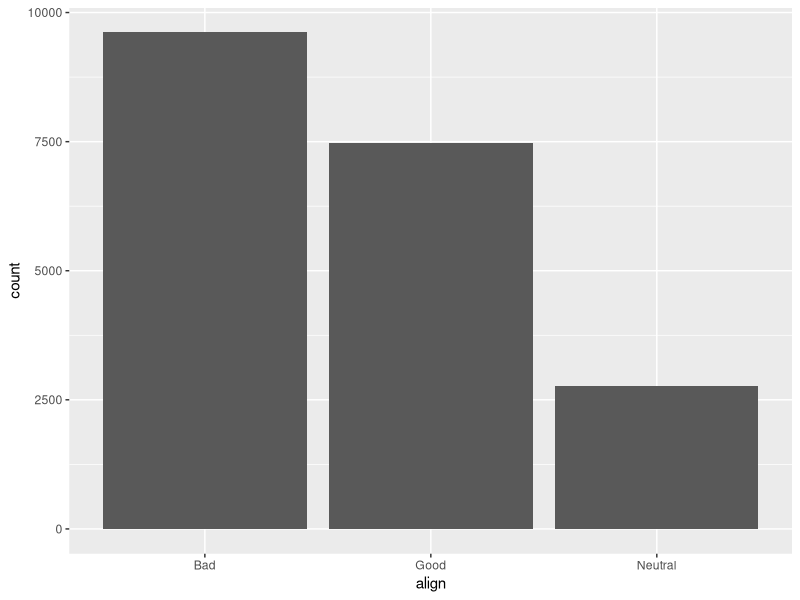
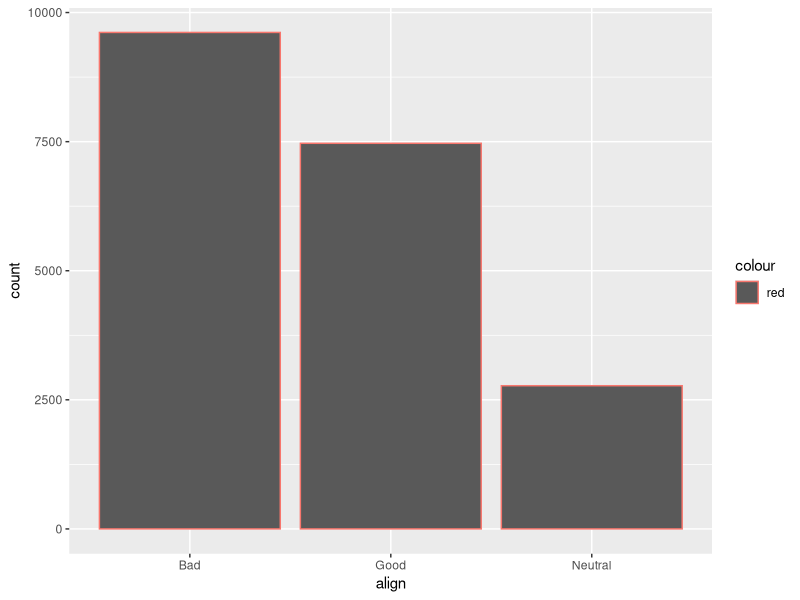
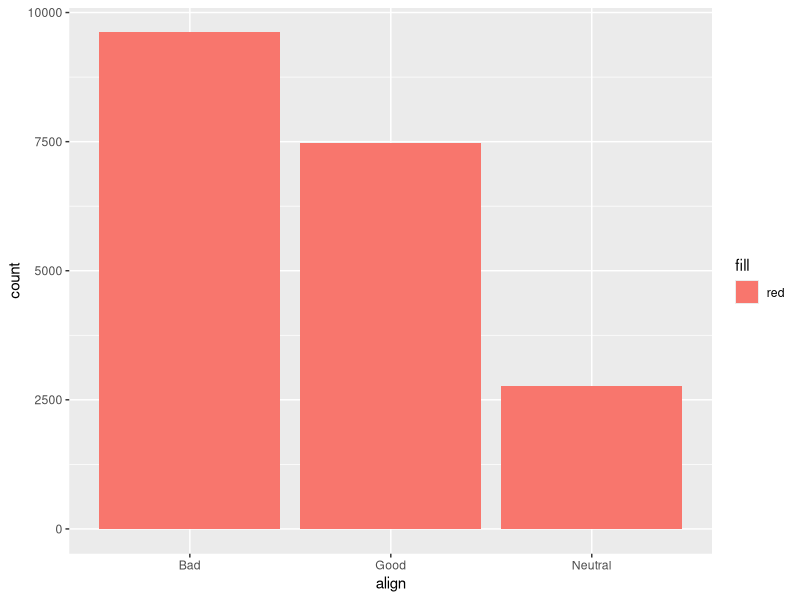
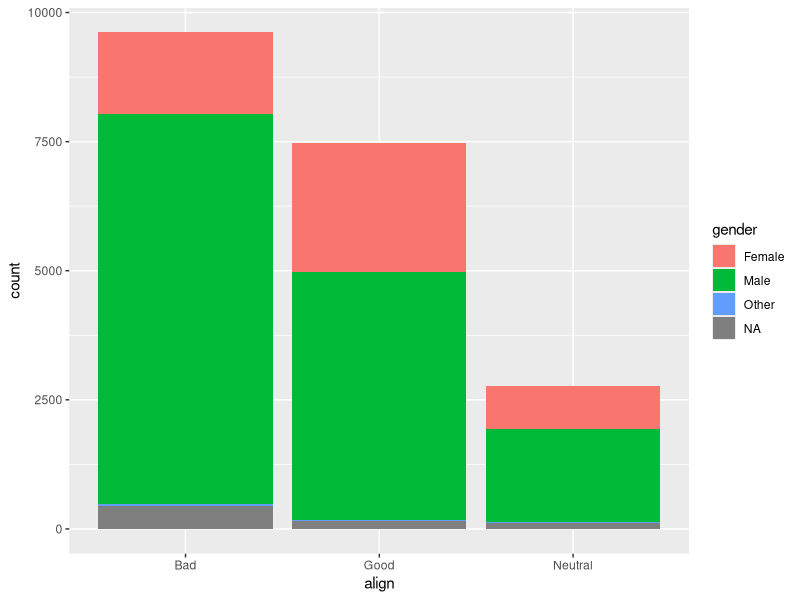
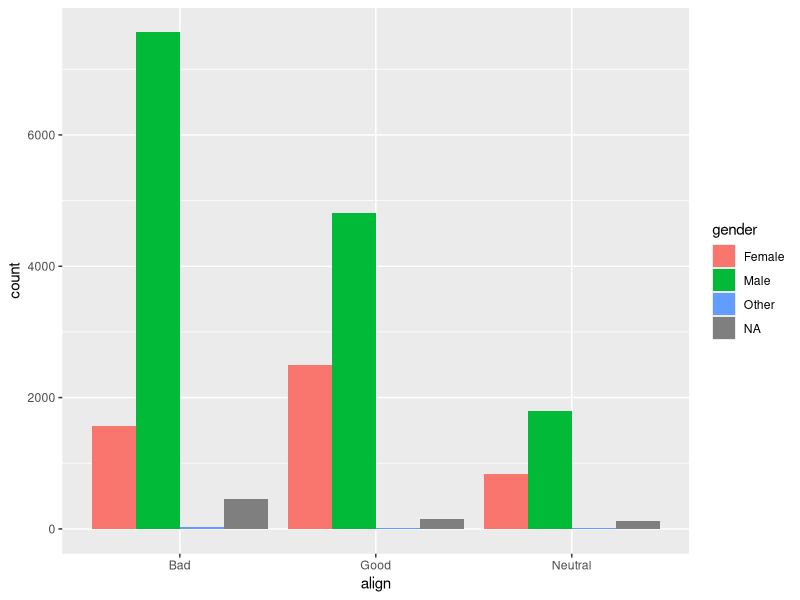
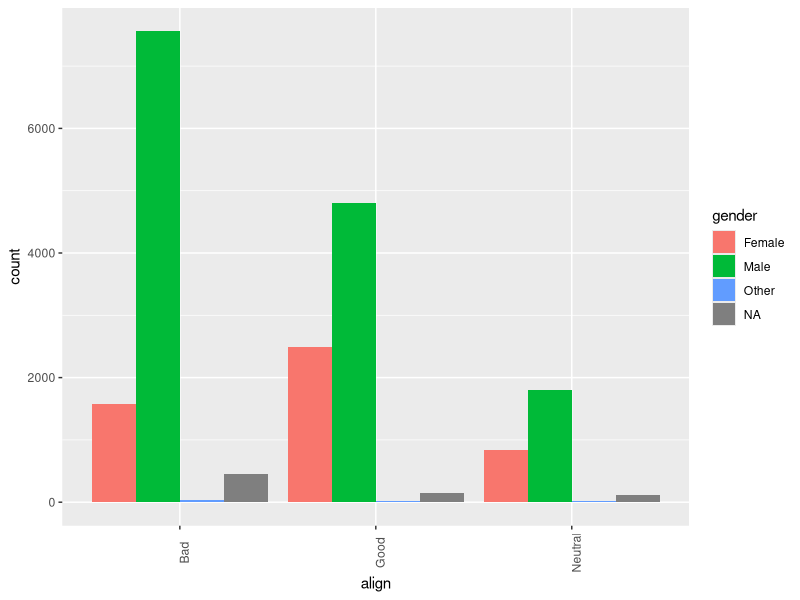

Here is the R script that generated these plots, in order:
"
Create a new file: EDA with dplyr.R

Save the cominc.csv and copy paste

change the path \ with /
"

# Exploratory Data Analysis with dplyr
# Visualizations using ggplot

# Install the below libaries only once the frist time
# Load the libaries each time for a new R session 

install.packages("readr")
install.packages("ggplot2")
install.packages("dplyr")

library(readr)
library(ggplot2)
library(dplyr)

# Now read in the data and explore the dataset


comics =read.csv("Session 8/comics.csv" , stringsAsFactors=TRUE)

str(comics)

glimpse(comics)
'
######### Without stringsAsFactors=TRUE
Rows: 23,272
Columns: 11
$ name         <chr> "Spider-Man (Peter Parker)", "Captain America (Steven ...
$ id           <chr> "Secret", "Public", "Public", "Public", "No Dual", "Pu...
$ align        <chr> "Good", "Good", "Neutral", "Good", "Good", "Good", "Go...
$ eye          <chr> "Hazel Eyes", "Blue Eyes", "Blue Eyes", "Blue Eyes", "...
$ hair         <chr> "Brown Hair", "White Hair", "Black Hair", "Black Hair"...
$ gender       <chr> "Male", "Male", "Male", "Male", "Male", "Male", "Male"...
$ gsm          <chr> NA, NA, NA, NA, NA, NA, NA, NA, NA, NA, NA, NA, NA, NA...
$ alive        <chr> "Living Characters", "Living Characters", "Living Char...
$ appearances  <int> 4043, 3360, 3061, 2961, 2258, 2255, 2072, 2017, 1955, ...
$ first_appear <chr> "Aug-62", "Mar-41", "Oct-74", "Mar-63", "Nov-50", "Nov...
$ publisher    <chr> "marvel", "marvel", "marvel", "marvel", "marvel", "mar...
'

'
########## With stringsAsFactor=TRUE
Rows: 23,272
Columns: 11
$ name         <fct> Spider-Man (Peter Parker), Captain America (Steven Rog...
$ id           <fct> Secret, Public, Public, Public, No Dual, Public, Publi...
$ align        <fct> Good, Good, Neutral, Good, Good, Good, Good, Good, Neu...
$ eye          <fct> Hazel Eyes, Blue Eyes, Blue Eyes, Blue Eyes, Blue Eyes...
$ hair         <fct> Brown Hair, White Hair, Black Hair, Black Hair, Blond ...
$ gender       <fct> Male, Male, Male, Male, Male, Male, Male, Male, Male, ...
$ gsm          <fct> NA, NA, NA, NA, NA, NA, NA, NA, NA, NA, NA, NA, NA, NA...
$ alive        <fct> Living Characters, Living Characters, Living Character...
$ appearances  <int> 4043, 3360, 3061, 2961, 2258, 2255, 2072, 2017, 1955, ...
$ first_appear <fct> Aug-62, Mar-41, Oct-74, Mar-63, Nov-50, Nov-61, Nov-61...
$ publisher    <fct> marvel, marvel, marvel, marvel, marvel, marvel, marvel...
'
dim(comics)
View(head(comics,100))
str(comics$align)
str(comics$publisher)
unique(comics$publisher)
unique(comics$align)

summary(comics$align)

table(comics$align)

"
Notice that NAs are not considered as a value and Reformed criminals are very very few compared to otheres align value
"

# check the levels of the factor align
levels(comics$align)

"
Here also we notice that NAs are not considered as a level
"

# similarly explore the factor gender 
str(comics$gender)

unique(comics$gender)

summary(comics$gender)

table(comics$gender)

levels(comics$gender)


#-------------Contingency Table-------------#

"
Frequency tabel of two facto variables is called contingency table
"
table(comics$align,comics$gender)
View(table(comics$align,comics$gender))

"
                   Female Male Other
  Bad                  1573 7561    32
  Good                 2490 4809    17
  Neutral               836 1799    17
  Reformed Criminals      1    2     0
"

"
We observe that Reformed Criminals is neglible for the analysis compared 
to other alignments,so we can remove them RC and drop it as a level
"


#-----------------------Dropping Levels-----------------------# 
"
Since RC are negligible we can remove them from our analyisis
Removing a level a factore variable is called dropping a level

To drop a level you have to frist make the count zero for that factor value
"

# filter out the roes with align not equal to RC

comics=comics%>%
        filter(align !='Reformed Criminals')

dim(comics)
str(comics$align)
levels(comics$align)
table(comics$align)

comics=comics%>%
        filter(align !='Reformed Criminals')%>%
        droplevels()

table(comics$align)

table(comics$align,comics$gender)

"
As we can see from both the freq table of aling and contingency table that
Reformed Criminals is no longer a factor level
"

#----------------------Visualizations using ggplot----------------------#
"
Now, lets start with graphs
for now we'll just create graphs and try to understand them later that is which graph to when
"

# create a side by side bar chart for align
ggplot(comics,aes(x=align))+geom_bar()
ggplot(comics,aes(x=align, col="red"))+geom_bar()
ggplot(comics,aes(x=align, fill="red"))+geom_bar()

ggplot(comics,aes(x=align, fill=gender))+geom_bar()

ggplot(comics,aes(x=align, fill=gender))+geom_bar(position="dodge")



# Add the below last line of code and see ho it changes the graph

ggplot(comics,aes(x=align, fill=gender))+geom_bar(position="dodge")+theme(axis.text.x=element_text(angle=90))